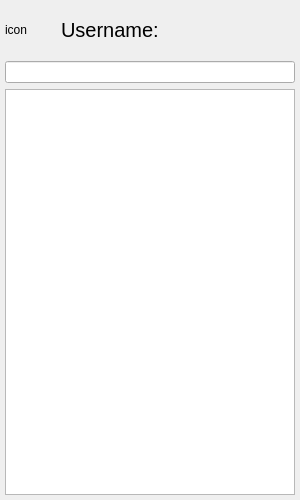
<?xml version="1.0" encoding="UTF-8"?>
<ui version="4.0">
 <class>CommentsDialog</class>
 <widget class="QDialog" name="CommentsDialog">
  <property name="geometry">
   <rect>
    <x>0</x>
    <y>0</y>
    <width>300</width>
    <height>500</height>
   </rect>
  </property>
  <property name="sizePolicy">
   <sizepolicy hsizetype="Preferred" vsizetype="Preferred">
    <horstretch>0</horstretch>
    <verstretch>0</verstretch>
   </sizepolicy>
  </property>
  <property name="minimumSize">
   <size>
    <width>300</width>
    <height>500</height>
   </size>
  </property>
  <property name="windowTitle">
   <string>Comments</string>
  </property>
  <layout class="QVBoxLayout" name="verticalLayout" stretch="0,0,0">
   <property name="spacing">
    <number>6</number>
   </property>
   <property name="leftMargin">
    <number>5</number>
   </property>
   <property name="topMargin">
    <number>5</number>
   </property>
   <property name="rightMargin">
    <number>5</number>
   </property>
   <property name="bottomMargin">
    <number>5</number>
   </property>
   <item>
    <layout class="QHBoxLayout" name="user_area">
     <property name="sizeConstraint">
      <enum>QLayout::SetFixedSize</enum>
     </property>
     <item>
      <widget class="QLabel" name="icon_lbl">
       <property name="sizePolicy">
        <sizepolicy hsizetype="Preferred" vsizetype="Fixed">
         <horstretch>0</horstretch>
         <verstretch>0</verstretch>
        </sizepolicy>
       </property>
       <property name="minimumSize">
        <size>
         <width>50</width>
         <height>50</height>
        </size>
       </property>
       <property name="maximumSize">
        <size>
         <width>50</width>
         <height>50</height>
        </size>
       </property>
       <property name="text">
        <string>icon</string>
       </property>
       <property name="scaledContents">
        <bool>true</bool>
       </property>
      </widget>
     </item>
     <item>
      <widget class="QLabel" name="username_lbl">
       <property name="sizePolicy">
        <sizepolicy hsizetype="Preferred" vsizetype="Fixed">
         <horstretch>0</horstretch>
         <verstretch>0</verstretch>
        </sizepolicy>
       </property>
       <property name="font">
        <font>
         <pointsize>15</pointsize>
        </font>
       </property>
       <property name="text">
        <string>Username:</string>
       </property>
       <property name="wordWrap">
        <bool>true</bool>
       </property>
      </widget>
     </item>
    </layout>
   </item>
   <item>
    <widget class="QLineEdit" name="create_command_text_box"/>
   </item>
   <item>
    <widget class="QListWidget" name="listWidget">
     <property name="minimumSize">
      <size>
       <width>0</width>
       <height>200</height>
      </size>
     </property>
     <property name="verticalScrollMode">
      <enum>QAbstractItemView::ScrollPerPixel</enum>
     </property>
    </widget>
   </item>
  </layout>
 </widget>
 <resources/>
 <connections/>
</ui>
